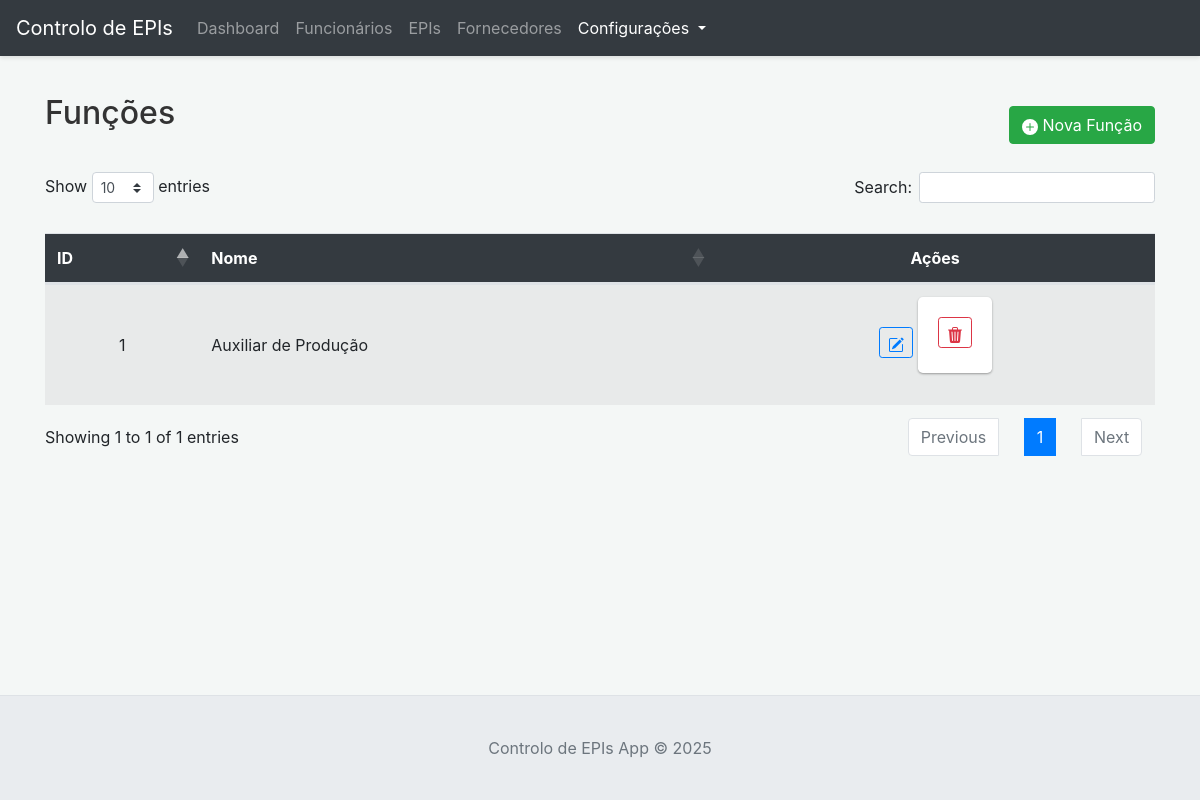
Page /funcoes on the earlier database version.
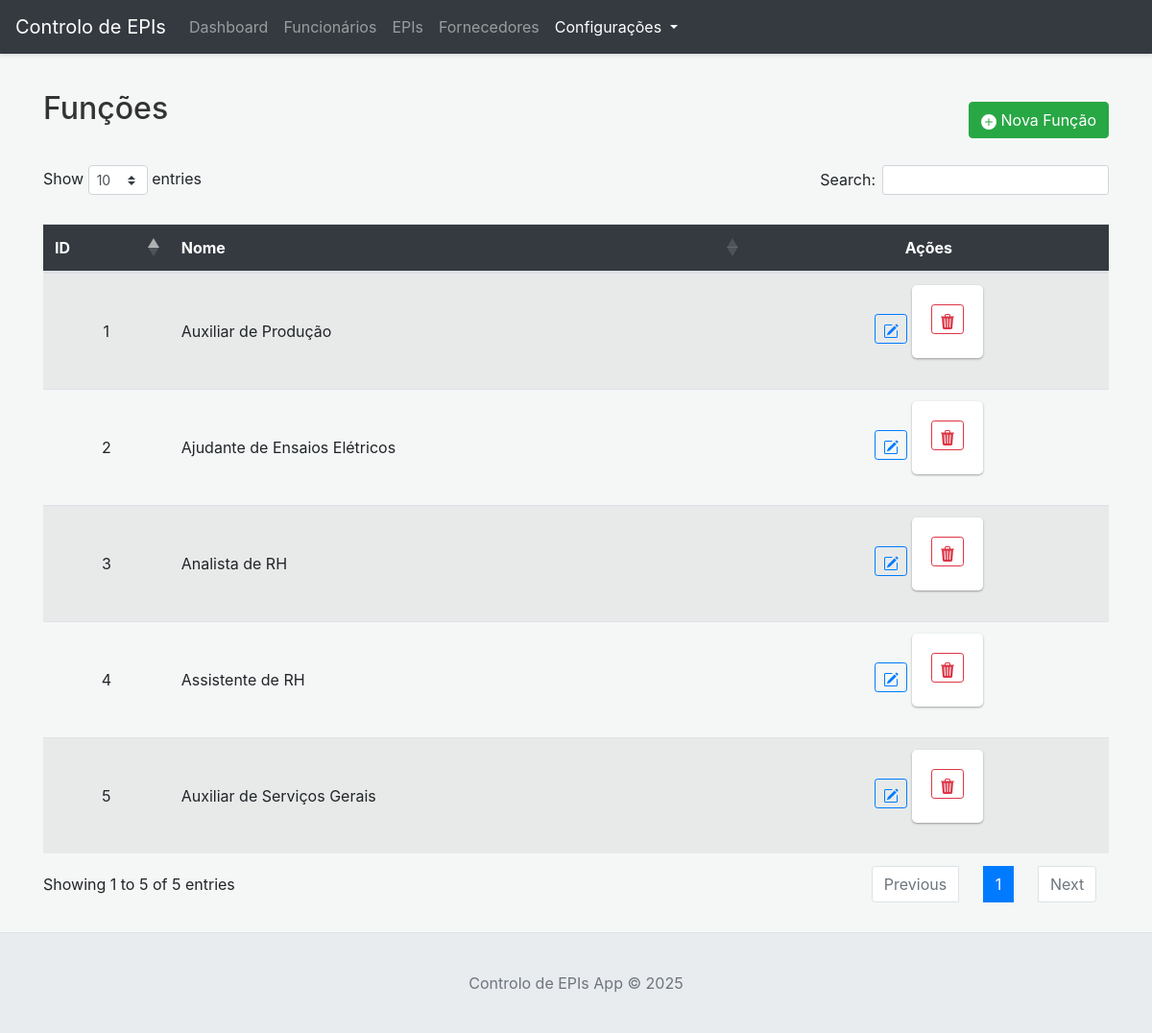
Same page on the later database version.
### tables this page shows
CREATE TABLE funcoes (
                id INTEGER PRIMARY KEY AUTOINCREMENT,
                nome TEXT NOT NULL UNIQUE
            );

### app.py (the view)
@app.route('/funcoes')
def listar_funcoes():
    return render_template('funcoes.html', funcoes=db.get_all_funcoes() or [])

### app.py (called while the page is built)
@app.context_processor
def inject_now():
    return {'now': datetime.datetime.now(datetime.timezone.utc)}

### database.py (called while the page is built)
    def _get_conn(self):
        conn = sqlite3.connect(self.db_path)
        conn.row_factory = sqlite3.Row
        conn.execute("PRAGMA foreign_keys = ON;")
        return conn

    def get_all_funcoes(self):
        query = "SELECT * FROM funcoes ORDER BY nome"
        return self.execute_query(query, fetch_all=True)

### templates/funcoes.html (shortened to what this page needs)
{% extends "base.html" %}
{% block content %}
<div class="d-flex justify-content-between align-items-center mb-3">
    <h2>Funções</h2>
    <button type="button" class="btn btn-success" data-toggle="modal" data-target="#modalFuncao" id="btnNovaFuncao">
        <svg xmlns="http://www.w3.org/2000/svg" width="16" height="16" fill="currentColor" class="bi bi-plus-circle-fill" viewBox="0 0 16 16">
            <path d="M16 8A8 8 0 1 1 0 8a8 8 0 0 1 16 0zM8.5 4.5a.5.5 0 0 0-1 0v3h-3a.5.5 0 0 0 0 1h3v3a.5.5 0 0 0 1 0v-3h3a.5.5 0 0 0 0-1h-3v-3z"/>
        </svg>
        Nova Função
    </button>
</div>
{% if funcoes %}
<div class="table-responsive">
    <table class="table table-striped table-hover" id="tabelaFuncoes">
        <thead>
            <tr>
                <th>ID</th>
                <th class="text-left-override">Nome</th>
                <th>Ações</th>
            </tr>
        </thead>
        <tbody>
            {% for func in funcoes %}
            <tr>
                <td>{{ func.id }}</td>
                <td class="text-left-override">{{ func.nome }}</td>
                <td>
                    <div class="action-buttons">
                        <button type="button" class="btn btn-sm btn-outline-primary btn-editar-funcao" title="Editar"
                                data-toggle="modal" data-target="#modalFuncao" data-id="{{ func.id }}" data-nome="{{ func.nome }}">
                        </button>
                        <form action="{{ url_for('excluir_funcao', func_id=func.id) }}" method="POST" style="display:inline;" onsubmit="return confirm('Tem certeza que deseja excluir esta função? Funcionários associados terão a função removida.');">
                            <button type="submit" class="btn btn-sm btn-outline-danger" title="Excluir">
                            </button>
                        </form>
                    </div>
                </td>
            </tr>
            {% endfor %}
        </tbody>
    </table>
</div>
{% else %}
<div class="alert alert-info mt-3" role="alert">
    Nenhuma função cadastrada.
</div>
{% endif %}
{% endblock %}

Differences in the rows shown:
added funcoes: id "2", nome "Ajudante de Ensaios Elétricos"
added funcoes: id "3", nome "Analista de RH"
added funcoes: id "4", nome "Assistente de RH"
added funcoes: id "5", nome "Auxiliar de Serviços Gerais"
Other differences:
text written by a page script: "Show entries Search: Showing 1 to 1 of 1 entries Previous 1 Next" → "Show entries Search: Showing 1 to 5 of 5 entries Previous 1 Next"
